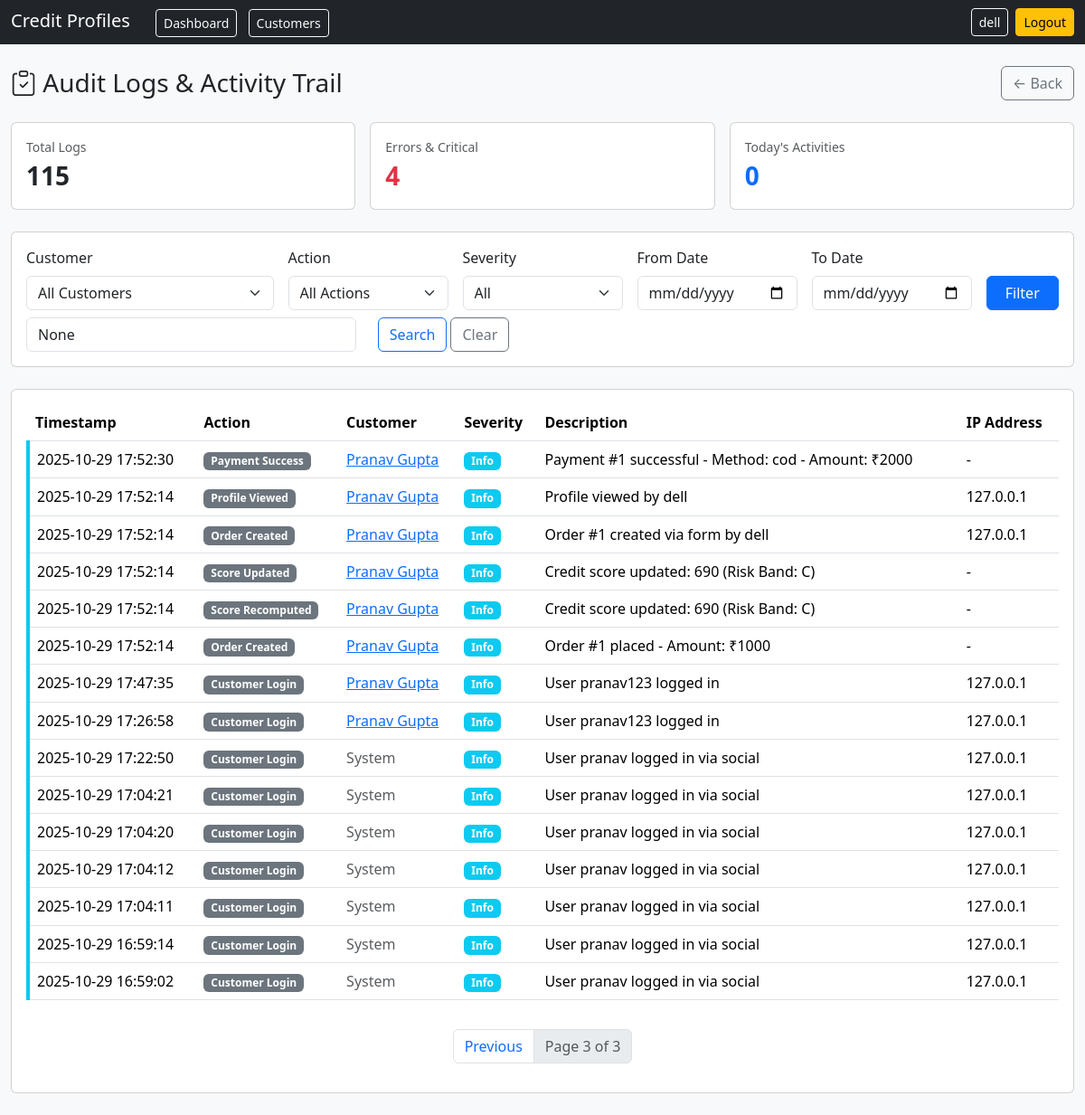
/audit-logs/?page=3 (signed in), run on the app's committed database.
### profiles/models.py (models this page shows, shortened)
class ActivityLog(models.Model):
    SEVERITY_CHOICES = [
        ("info", "Info"),
        ("warning", "Warning"),
        ("error", "Error"),
        ("critical", "Critical"),
    ]
    ACTION_CHOICES = [
        ("order_created", "Order Created"),
        ("order_status_changed", "Order Status Changed"),
        ("payment_success", "Payment Success"),
        ("payment_failed", "Payment Failed"),
        ("score_updated", "Score Updated"),
        ("score_recomputed", "Score Recomputed"),
        ("customer_login", "Customer Login"),
        ("profile_viewed", "Profile Viewed"),
        ("report_downloaded", "Report Downloaded"),
        ("customer_created", "Customer Created"),
        ("customer_updated", "Customer Updated"),
    ]
    id = models.BigAutoField(primary_key=True)
    customer = models.ForeignKey(Customer, on_delete=models.CASCADE, related_name="activity_logs", null=True, blank=True)
    action = models.CharField(max_length=50, choices=ACTION_CHOICES)
    severity = models.CharField(max_length=20, choices=SEVERITY_CHOICES, default="info")
    description = models.TextField(blank=True)
    metadata = models.JSONField(default=dict, blank=True)  # Store additional context like user_id, order_id, etc.
    created_at = models.DateTimeField(auto_now_add=True)
    ip_address = models.GenericIPAddressField(null=True, blank=True)
    user_agent = models.TextField(blank=True)
    class Meta:
        ordering = ["-created_at"]
        indexes = [
            models.Index(fields=["-created_at"]),
            models.Index(fields=["customer", "-created_at"]),
            models.Index(fields=["action", "-created_at"]),
            models.Index(fields=["severity", "-created_at"]),
        ]

class Customer(models.Model):
    id = models.UUIDField(primary_key=True, default=uuid.uuid4, editable=False)
    full_name = models.CharField(max_length=200)
    email = models.EmailField(unique=True)
    phone = models.CharField(max_length=30, blank=True)
    created_at = models.DateTimeField(auto_now_add=True)

### profiles/views_audit.py (the view, shortened to what this page needs)
# urls.py: path("audit-logs/", audit_logs_page, name="audit-logs"),
@login_required
@user_passes_test(lambda u: u.is_staff)
def audit_logs_page(request: HttpRequest) -> HttpResponse:
    logs = ActivityLog.objects.select_related("customer").all()
    customer_id = request.GET.get("customer")
    action_filter = request.GET.get("action")
    severity_filter = request.GET.get("severity")
    date_from = request.GET.get("date_from")
    date_to = request.GET.get("date_to")
    search = request.GET.get("search")
    if customer_id:
        try:
            customer = Customer.objects.get(id=customer_id)
            logs = logs.filter(customer=customer)
        except Customer.DoesNotExist:
            pass
    if action_filter:
        logs = logs.filter(action=action_filter)
    if severity_filter:
        logs = logs.filter(severity=severity_filter)
    if date_from:
        try:
            logs = logs.filter(created_at__gte=date_from)
        except Exception:
            pass
    if search:
        logs = logs.filter(
            Q(description__icontains=search) |
            Q(customer__full_name__icontains=search) |
            Q(customer__email__icontains=search)
        )
    from django.core.paginator import Paginator
    paginator = Paginator(logs, 50)
    page_number = request.GET.get("page", 1)
    page_obj = paginator.get_page(page_number)
    total_logs = logs.count()
    error_count = logs.filter(severity__in=["error", "critical"]).count()
    today_count = logs.filter(created_at__gte=timezone.now().replace(hour=0, minute=0, second=0)).count()
    context = {
        "logs": page_obj,
        "total_logs": total_logs,
        "error_count": error_count,
        "today_count": today_count,
        "action_choices": ActivityLog.ACTION_CHOICES,
        "severity_choices": ActivityLog.SEVERITY_CHOICES,
        "customers": Customer.objects.all().order_by("-created_at")[:100],
        "filters": {
            "customer": customer_id,
            "action": action_filter,
            "severity": severity_filter,
            "date_from": date_from,
            "date_to": date_to,
            "search": search,
        }
    }
    return render(request, "profiles/audit_logs.html", context)

### profiles/templates/profiles/audit_logs.html (shortened to what this page needs)
<!doctype html>
<html>
  <head>
    <link href="https://cdn.jsdelivr.net/npm/bootstrap@5.3.3/dist/css/bootstrap.min.css" rel="stylesheet">
    <link href="https://cdn.jsdelivr.net/npm/bootstrap-icons@1.11.3/font/bootstrap-icons.min.css" rel="stylesheet">
  </head>
  <body class="bg-light">
    <nav class="navbar navbar-expand-lg navbar-dark bg-dark">
      <div class="container-fluid d-flex justify-content-between">
        <div>
          <a class="navbar-brand" href="/dashboard/">Credit Profiles</a>
          <a class="btn btn-outline-light btn-sm ms-2" href="/dashboard/">Dashboard</a>
          <a class="btn btn-outline-light btn-sm ms-2" href="/customers/">Customers</a>
        </div>
        <div class="d-flex align-items-center gap-2">
          <a class="btn btn-sm btn-outline-light" href="/profile/">{{ user.username }}</a>
          <form method="post" action="/accounts/logout/" class="d-inline">
            <button class="btn btn-sm btn-warning" type="submit">Logout</button>
          </form>
        </div>
      </div>
    </nav>
    <div class="container-fluid py-4">
      <div class="d-flex justify-content-between align-items-center mb-4">
        <h1 class="h3 mb-0"><i class="bi bi-clipboard-check"></i> Audit Logs & Activity Trail</h1>
        <a href="/dashboard/" class="btn btn-outline-secondary">← Back</a>
      </div>
      <div class="row g-3 mb-4">
        <div class="col-md-4">
          <div class="card">
            <div class="card-body">
              <div class="text-muted small">Total Logs</div>
              <div class="fs-3 fw-bold">{{ total_logs }}</div>
            </div>
          </div>
        </div>
        <div class="col-md-4">
          <div class="card">
            <div class="card-body">
              <div class="text-muted small">Errors & Critical</div>
              <div class="fs-3 fw-bold text-danger">{{ error_count }}</div>
            </div>
          </div>
        </div>
        <div class="col-md-4">
          <div class="card">
            <div class="card-body">
              <div class="text-muted small">Today's Activities</div>
              <div class="fs-3 fw-bold text-primary">{{ today_count }}</div>
            </div>
          </div>
        </div>
      </div>
      <div class="card mb-4">
        <div class="card-body">
          <form method="get" class="row g-3">
            <div class="col-md-3">
              <label class="form-label">Customer</label>
              <select name="customer" class="form-select">
                <option value="">All Customers</option>
              </select>
            </div>
            <div class="col-md-2">
              <label class="form-label">Action</label>
              <select name="action" class="form-select">
                <option value="">All Actions</option>
              </select>
            </div>
            <div class="col-md-2">
              <label class="form-label">Severity</label>
              <select name="severity" class="form-select">
                <option value="">All</option>
              </select>
            </div>
            <div class="col-md-2">
              <label class="form-label">From Date</label>
              <input type="date" name="date_from" class="form-control" value="{{ filters.date_from }}" />
            </div>
            <div class="col-md-2">
              <label class="form-label">To Date</label>
              <input type="date" name="date_to" class="form-control" value="{{ filters.date_to }}" />
            </div>
            <div class="col-md-1">
              <label class="form-label">&nbsp;</label>
              <button type="submit" class="btn btn-primary w-100">Filter</button>
            </div>
          </form>
          <form method="get" class="mt-2">
            <div class="row">
              <div class="col-md-4">
                <input type="text" name="search" class="form-control" placeholder="Search description, name, email..." value="{{ filters.search }}" />
              </div>
              <div class="col-md-2">
                <button type="submit" class="btn btn-outline-primary">Search</button>
                <a href="/audit-logs/" class="btn btn-outline-secondary">Clear</a>
              </div>
            </div>
          </form>
        </div>
      </div>
      <div class="card">
        <div class="card-body">
          <div class="table-responsive">
            <table class="table table-hover">
              <thead>
                <tr>
                  <th>Timestamp</th>
                  <th>Action</th>
                  <th>Customer</th>
                  <th>Severity</th>
                  <th>Description</th>
                  <th>IP Address</th>
                </tr>
              </thead>
              <tbody>
                {% for log in logs %}
                <tr class="severity-{{ log.severity }}">
                  <td>{{ log.created_at|date:"Y-m-d H:i:s" }}</td>
                  <td><span class="badge bg-secondary">{{ log.get_action_display }}</span></td>
                  <td>
                    {% if log.customer %}
                      <a href="/customers/{{ log.customer.id }}/">{{ log.customer.full_name }}</a>
                    {% else %}
                      <span class="text-muted">System</span>
                    {% endif %}
                  </td>
                  <td>
                    <span class="badge
                      {% if log.severity == 'info' %}bg-info
                      {% elif log.severity == 'warning' %}bg-warning text-dark
                      {% elif log.severity == 'error' %}bg-danger
                      {% else %}bg-dark
                      {% endif %}">
                      {{ log.get_severity_display }}
                    </span>
                  </td>
                  <td>{{ log.description }}</td>
                  <td>{{ log.ip_address|default:"-" }}</td>
                </tr>
                {% empty %}
                <tr>
                  <td colspan="6" class="text-center text-muted py-4">No logs found</td>
                </tr>
                {% endfor %}
              </tbody>
            </table>
          </div>
          {% if logs.has_other_pages %}
          <nav aria-label="Page navigation" class="mt-3">
            <ul class="pagination justify-content-center">
              {% if logs.has_previous %}
              <li class="page-item"><a class="page-link" href="?page={{ logs.previous_page_number }}{% for key, value in filters.items %}{% if value %}&{{ key }}={{ value }}{% endif %}{% endfor %}">Previous</a></li>
              {% endif %}
              <li class="page-item disabled"><span class="page-link">Page {{ logs.number }} of {{ logs.paginator.num_pages }}</span></li>
            </ul>
          </nav>
          {% endif %}
        </div>
      </div>
    </div>
  </body>
</html>

### profiles/templates/profiles/audit_logs.html (style rules this page uses)
.severity-info { border-left: 4px solid #0dcaf0; }

### data on the page
ActivityLog: created_at "2025-10-29 17:52:30", action "Payment Success", customer.full_name "Pranav Gupta", severity "Info", description "Payment #1 successful - Method: cod - Amount: ₹2000", ip_address "-"
ActivityLog: created_at "2025-10-29 17:52:14", action "Profile Viewed", customer.full_name "Pranav Gupta", severity "Info", description "Profile viewed by dell", ip_address "127.0.0.1"
ActivityLog: created_at "2025-10-29 17:52:14", action "Order Created", customer.full_name "Pranav Gupta", severity "Info", description "Order #1 created via form by dell", ip_address "127.0.0.1"
ActivityLog: created_at "2025-10-29 17:52:14", action "Score Updated", customer.full_name "Pranav Gupta", severity "Info", description "Credit score updated: 690 (Risk Band: C)", ip_address "-"
ActivityLog: created_at "2025-10-29 17:52:14", action "Score Recomputed", customer.full_name "Pranav Gupta", severity "Info", description "Credit score updated: 690 (Risk Band: C)", ip_address "-"
ActivityLog: created_at "2025-10-29 17:52:14", action "Order Created", customer.full_name "Pranav Gupta", severity "Info", description "Order #1 placed - Amount: ₹1000", ip_address "-"
ActivityLog: created_at "2025-10-29 17:47:35", action "Customer Login", customer.full_name "Pranav Gupta", severity "Info", description "User pranav123 logged in", ip_address "127.0.0.1"
ActivityLog: created_at "2025-10-29 17:26:58", action "Customer Login", customer.full_name "Pranav Gupta", severity "Info", description "User pranav123 logged in", ip_address "127.0.0.1"
ActivityLog: created_at "2025-10-29 17:22:50", action "Customer Login", shows "System", severity "Info", description "User pranav logged in via social", ip_address "127.0.0.1"
ActivityLog: created_at "2025-10-29 17:04:21", action "Customer Login", shows "System", severity "Info", description "User pranav logged in via social", ip_address "127.0.0.1"
ActivityLog: created_at "2025-10-29 17:04:20", action "Customer Login", shows "System", severity "Info", description "User pranav logged in via social", ip_address "127.0.0.1"
ActivityLog: created_at "2025-10-29 17:04:12", action "Customer Login", shows "System", severity "Info", description "User pranav logged in via social", ip_address "127.0.0.1"
ActivityLog: created_at "2025-10-29 17:04:11", action "Customer Login", shows "System", severity "Info", description "User pranav logged in via social", ip_address "127.0.0.1"
ActivityLog: created_at "2025-10-29 16:59:14", action "Customer Login", shows "System", severity "Info", description "User pranav logged in via social", ip_address "127.0.0.1"
ActivityLog: created_at "2025-10-29 16:59:02", action "Customer Login", shows "System", severity "Info", description "User pranav logged in via social", ip_address "127.0.0.1"

### other printed values
{{ user.username }} "dell"
{{ total_logs }} "115"
{{ error_count }} "4"
{{ today_count }} "0"
{{ logs.number }} "3"
{{ logs.paginator.num_pages }} "3"
